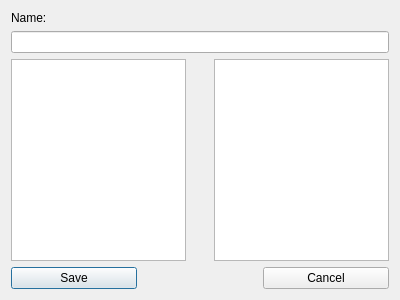
<?xml version="1.0" encoding="UTF-8"?>
<ui version="4.0">
 <class>EditCustomGalleryDialog</class>
 <widget class="QDialog" name="EditCustomGalleryDialog">
  <property name="geometry">
   <rect>
    <x>0</x>
    <y>0</y>
    <width>400</width>
    <height>300</height>
   </rect>
  </property>
  <property name="windowTitle">
   <string>Edit Custom Gallery</string>
  </property>
  <layout class="QVBoxLayout" name="plLayout">
   <item>
    <widget class="QLabel" name="plName">
     <property name="text">
      <string>Name:</string>
     </property>
    </widget>
   </item>
   <item>
    <widget class="QLineEdit" name="pleName"/>
   </item>
   <item>
    <widget class="QWidget" name="pwKeys" native="true">
     <property name="sizePolicy">
      <sizepolicy hsizetype="Expanding" vsizetype="Expanding">
       <horstretch>0</horstretch>
       <verstretch>0</verstretch>
      </sizepolicy>
     </property>
     <layout class="QHBoxLayout" name="plKeys">
      <property name="spacing">
       <number>0</number>
      </property>
      <property name="margin">
       <number>0</number>
      </property>
      <item>
       <widget class="QListWidget" name="plwContainsKeys"/>
      </item>
      <item>
       <widget class="QWidget" name="widget" native="true">
        <layout class="QVBoxLayout" name="plEditKeys">
         <property name="spacing">
          <number>0</number>
         </property>
         <property name="leftMargin">
          <number>2</number>
         </property>
         <property name="topMargin">
          <number>0</number>
         </property>
         <property name="rightMargin">
          <number>2</number>
         </property>
         <property name="bottomMargin">
          <number>0</number>
         </property>
         <item>
          <widget class="QToolButton" name="ptbAddKey">
           <property name="text">
            <string/>
           </property>
           <property name="icon">
            <iconset resource="../../GalleryExplorer.qrc">
             <normaloff>:/res/resources/left.png</normaloff>:/res/resources/left.png</iconset>
           </property>
           <property name="autoRaise">
            <bool>true</bool>
           </property>
          </widget>
         </item>
         <item>
          <widget class="QToolButton" name="ptbDelKey">
           <property name="text">
            <string/>
           </property>
           <property name="icon">
            <iconset resource="../../GalleryExplorer.qrc">
             <normaloff>:/res/resources/right.png</normaloff>:/res/resources/right.png</iconset>
           </property>
           <property name="autoRaise">
            <bool>true</bool>
           </property>
          </widget>
         </item>
        </layout>
       </widget>
      </item>
      <item>
       <widget class="QListWidget" name="plwKeys"/>
      </item>
     </layout>
    </widget>
   </item>
   <item>
    <widget class="QWidget" name="pwButtons" native="true">
     <layout class="QHBoxLayout" name="plButtons">
      <property name="spacing">
       <number>0</number>
      </property>
      <property name="margin">
       <number>0</number>
      </property>
      <item>
       <widget class="QPushButton" name="ppbSave">
        <property name="text">
         <string>Save</string>
        </property>
       </widget>
      </item>
      <item>
       <widget class="QWidget" name="pwBtnFree" native="true"/>
      </item>
      <item>
       <widget class="QPushButton" name="ppbCancel">
        <property name="text">
         <string>Cancel</string>
        </property>
       </widget>
      </item>
     </layout>
    </widget>
   </item>
  </layout>
 </widget>
 <resources>
  <include location="../../GalleryExplorer.qrc"/>
 </resources>
 <connections/>
</ui>
